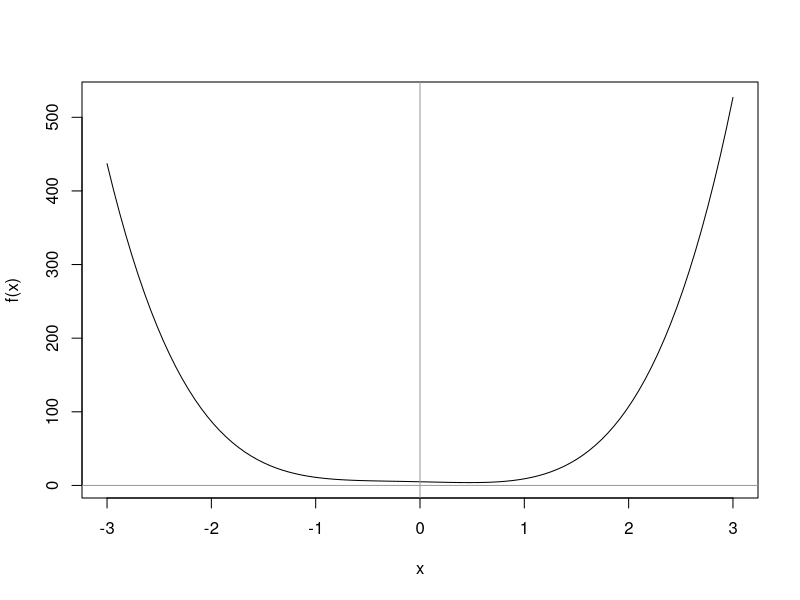
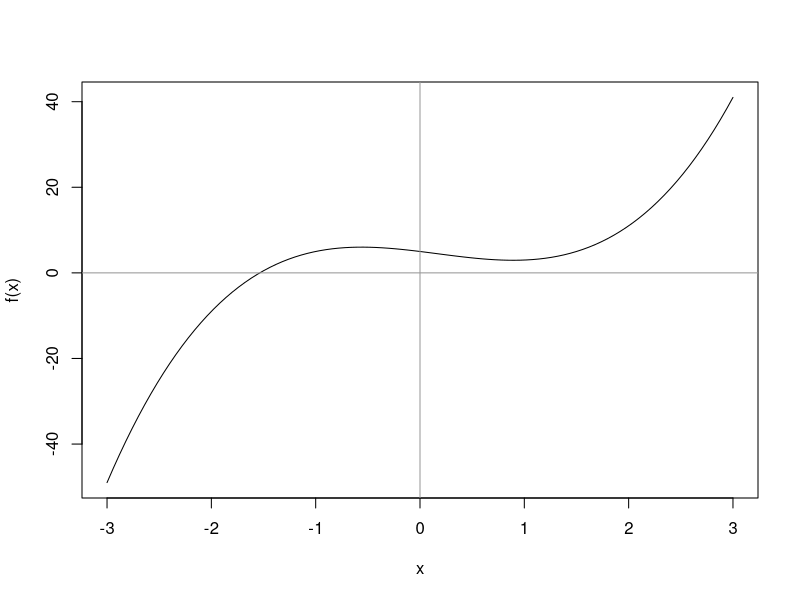
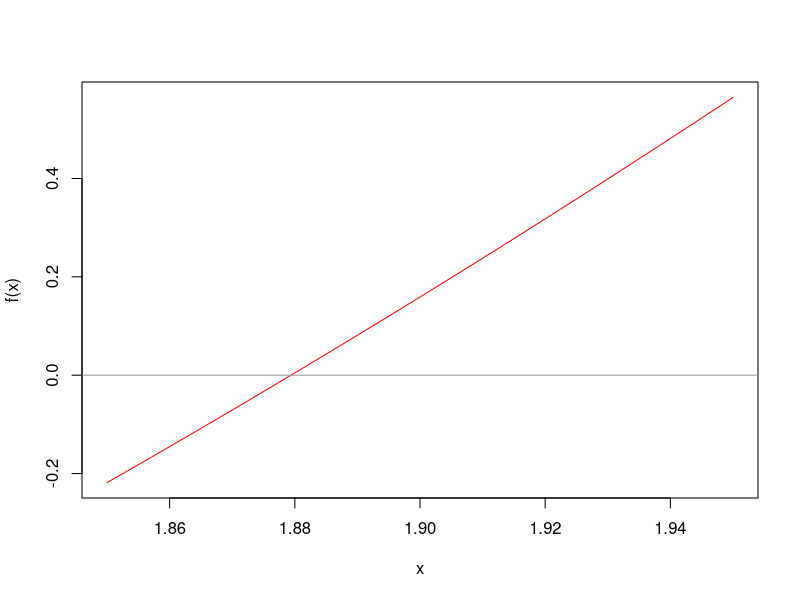
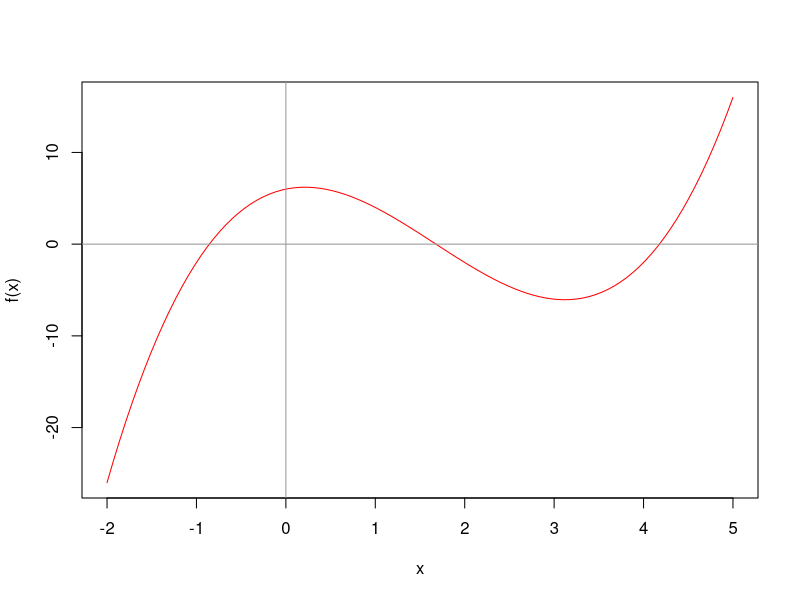
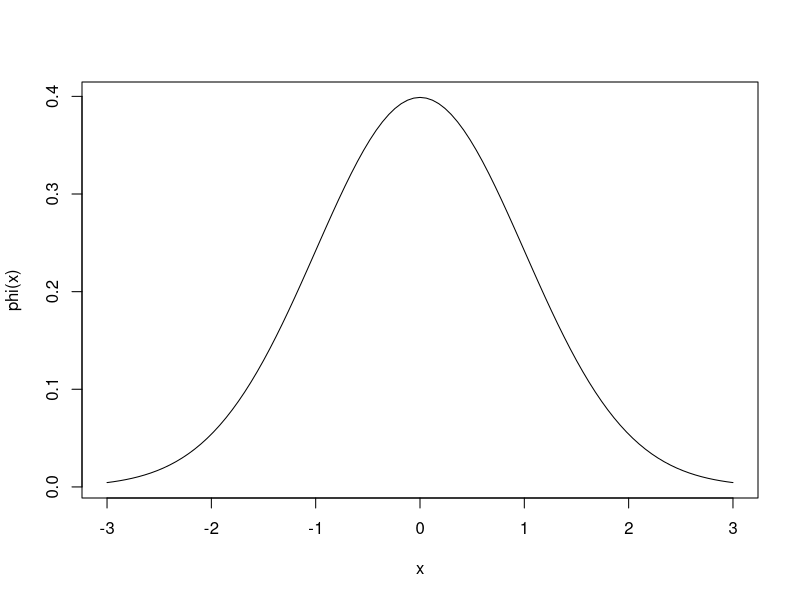

Generate these figures, in order, with R:
# plot the graf of f(x) = x^3-3x+5
f= function(x){6*x^4+2*x^3-x^2-3*x+5}
  curve(f,-3,3)
abline(h = 0, v = 0, col ="gray60")


polyroot(c(5,-3,-1,2,6))

## task
f= function(x){2*x^3-x^2-3*x+5}
curve(f,-3,3)
abline(h = 0, v = 0, col ="gray60")


polyroot(c(5,-3,-1,2))

##roots of f(x)=1+(3+2i)x+(3-7i)x^2=0

f= function(x){x^3-3*x-1}
curve(f,1.85,1.95, col = "red")
abline(h = 0, v = 0, col ="gray60")

polyroot(c(1,(3-7i),(3+2i)))

##visection method to find a root

f= function(x){x^3-3*x-1}
a =1
b=3
f(a)*f(b) #since f(a)*f(b)<0, f has a real root between a and b
mid = (a+b)/2; mid
f(mid)
if(f(a)*f(mid)<0){
  b = mid
  
}else{
  a = mid
}
print(c(a,b))


######in  for loop
for(k in 1:10){
  mid = (a+b)/2; mid
  f(mid)
  if(f(a)*f(mid)<0){
    b = mid
    
  }else{
    a = mid
  }
  cat("iteration", k, "a=", a, "b=", b, "\n")
}


## user defined function for bisection method

bisect= function(f, a,b , maxit = 100){
  for(k in 1:maxit){
    mid = (a+b)/2
    if (f(a)*f(mid)<0){
      b=mid
      
    }else{
      a = mid
    }
  root = (a+b)/2
  return(root)
  }
}
f= function(x){x^3-3*x-1}
bisect(f,1,3,200)
polyroot(c(-1,-3,0,1))



##########roots using newton raphson method
f= function(x){x^3-5*x^2+2*x+6}
curve(f,-2,5,col ="red")
abline(h= 0 , v=0, col ="gray60")

df= function(x){3*x^2-10*x+2}


x0 = 0

###iteration 1
x1 = x0-f(x0)/df(x0)
print(x1)
####iteration 2
x2 = x1-f(x1)/df(x1)
print(x2)
###iteration 3
x3 = x2-f(x2)/df(x2)
print(x3)


###using loop run 10 times
x0 =-1
maxit = 10  # maximum number oif itteration
for(k in 1:maxit){
  x1 =x0-f(x0)/df(x0)
  cat("Iteration :",k,"xk",x1,"\n")
  x0 = x1
}
####user define function for newton - raphson
newton = function(f, df, x0, maxit=100){
  for(k in 1:maxit){
    x0=x0-f(x0)/df(x0)
  }
  return(x0)
}
f = function(x){x^3-5*x^2+2*x+6}
df = function(x){3*x^2-10*x+2}
newton(f, df,0.5,300)


## solving system of linear equation iteratively
A= matrix(c(4,-2,1,2,-7,3,1,5,-20), nrow = 3, byrow = TRUE)
A
b = matrix(c(7.5,8,10), nrow = 3)
b
D = diag(diag(A))
D
solve(A,b)
L<-U<-A
L[upper.tri(A, diag = TRUE)] <-0
U[lower.tri(A, diag = TRUE)] <-0
x0 = matrix(c(1,1,1),3);x0
D1= solve(D)  # to find invers
H = -D1%*%(L+U)
C= D1%*%b
x1= H%*%x0+C
print(x1)


## find X2 

x2 = H%*%x1+C
print(x2)

##find x3
x3 =H%*%x2+C
print(x3)

##find x3
x4 =H%*%x3+C
print(x4)

##find x4
x5 = H%*%x4+C
print(x5)


### to for loop use loop
x0 = matrix(c(0,0,0),3)
maxit = 10
for (k in 1:maxit){
  x0 = H%*%x0+C
  cat("Iteration :", k, "xk =",x0,"\n")
}



### Trapezoidal Rule

trap<-function(f, a, b,m = 100){
  x= seq(a,b, length.out = m +1)
  y= f(x)
  
  p.area =sum((y[2:(m+1)+y[1:m]]))
  p.area = p.area*abs(b-a)/(2*m)
  return(p.area)
}

phi<- function(x) exp(-x^2/2)/ sqrt(2*pi)
curve(phi,-3,3)
trap(phi,-3,3,100)